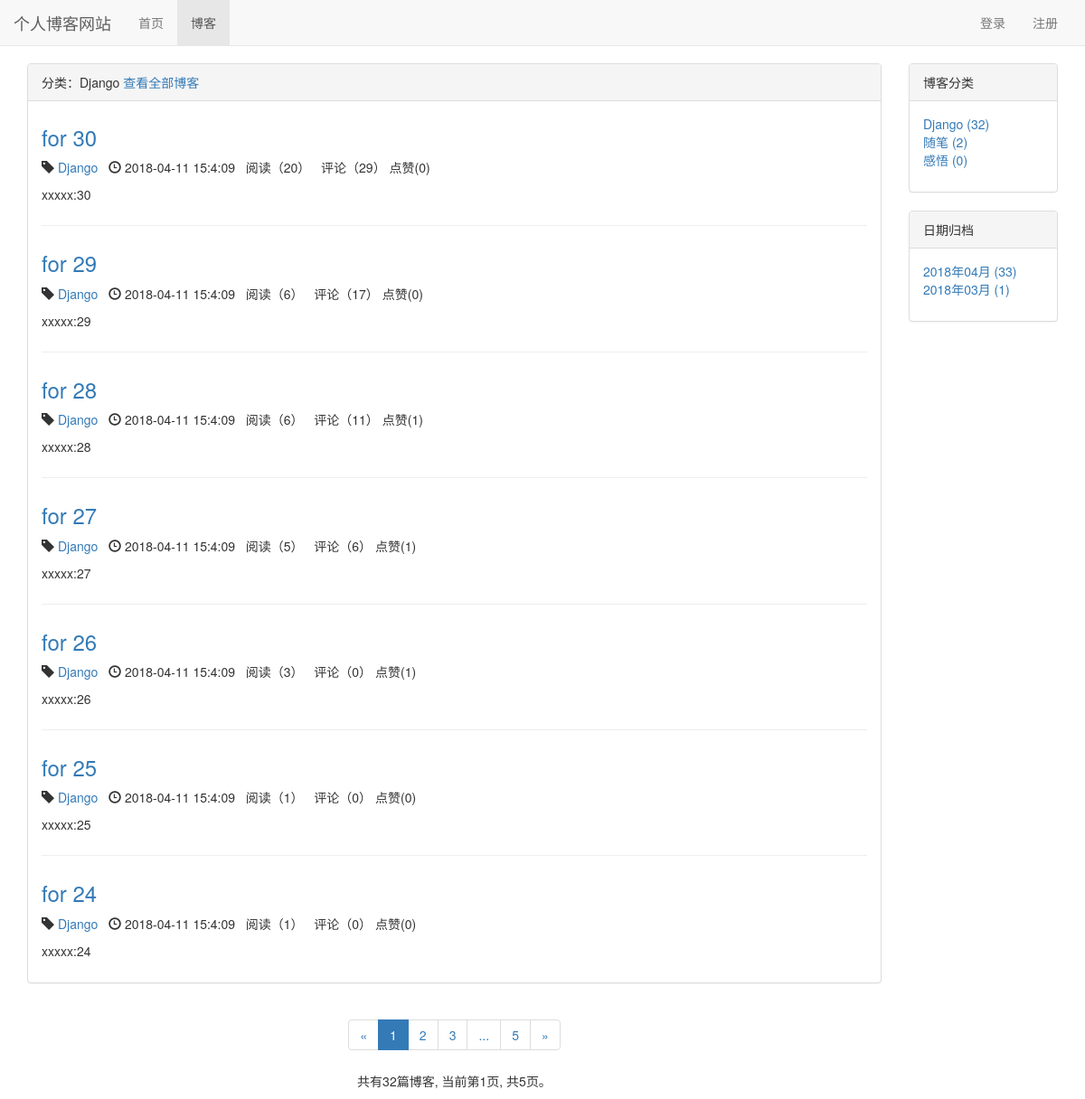
The page /blog/type/1 on the database its author committed.
### blog/models.py (models this page shows, shortened)
class BlogType(models.Model):
    type_name = models.CharField(max_length=15)
    def __str__(self):
        return self.type_name

class Blog(models.Model, ReadNumExpandMethod):
    title = models.CharField(max_length=50)
    blog_type = models.ForeignKey(BlogType, on_delete=models.CASCADE)
    content = RichTextUploadingField()
    author = models.ForeignKey(User, on_delete=models.CASCADE)
    read_details = GenericRelation(ReadDetail)
    created_time = models.DateTimeField(auto_now_add=True)
    last_updated_time = models.DateTimeField(auto_now=True)
    class Meta:
        ordering = ['-created_time']

### read_statistics/models.py (models this page shows)
class ReadNum(models.Model):
    read_num = models.IntegerField(default=0)
    content_type = models.ForeignKey(ContentType, on_delete=models.CASCADE)
    object_id = models.PositiveIntegerField()
    content_object = GenericForeignKey('content_type', 'object_id')

### likes/models.py (models this page shows)
class LikeCount(models.Model):
    content_type = models.ForeignKey(ContentType, on_delete=models.CASCADE)
    object_id = models.PositiveIntegerField()
    content_object = GenericForeignKey('content_type', 'object_id')
    liked_num = models.IntegerField(default=0)

### blog/views.py (the view)
# urls.py: path('type/<int:blog_type_pk>', views.blogs_with_type, name='blogs_with_type'),
def blogs_with_type(request, blog_type_pk):
    blog_type = get_object_or_404(BlogType, pk=blog_type_pk)
    blogs_all_list = Blog.objects.filter(blog_type=blog_type)
    context = get_blog_list_common_data(request, blogs_all_list)
    context['blog_type'] = blog_type
    return render(request, 'blog/blogs_with_type.html', context)

### comment/templatetags/comment_tags.py (called while the page is built)
@register.simple_tag
def get_comment_count(obj):
    content_type = ContentType.objects.get_for_model(obj)
    return Comment.objects.filter(content_type=content_type, object_id=obj.pk).count()

### likes/templatetags/likes_tags.py (called while the page is built)
@register.simple_tag
def get_like_count(obj):
    content_type = ContentType.objects.get_for_model(obj)
    like_count, created = LikeCount.objects.get_or_create(content_type=content_type, object_id=obj.pk)
    return like_count.liked_num

### read_statistics/models.py (called while the page is built)
    def get_read_num(self):
        try:
            ct = ContentType.objects.get_for_model(self)
            readnum = ReadNum.objects.get(content_type=ct, object_id=self.pk)
            return readnum.read_num
        except exceptions.ObjectDoesNotExist:
            return 0

### user/context_processors.py (called while the page is built)
def login_modal_form(request):
    return {'login_modal_form': LoginForm()}

### blog/templates/blog/blogs_with_type.html (shortened to what this page needs)
{% extends 'blog/blog_list.html' %}
{% block blog_list_title %}
    分类：{{ blog_type.type_name }}
    <a href="{% url 'blog_list' %}">查看全部博客</a>
{% endblock %}

### blog/templates/blog/blog_list.html (shortened to what this page needs)
{% extends 'base.html' %}
{% block nav_blog_active %}active{% endblock %}
{% load staticfiles %}
{% load comment_tags %}
{% load likes_tags %}
{% block header_plus %}
    <link rel="stylesheet" href="{% static 'blog/blog.css' %}">
{% endblock %}
{% block  content %}
    <div class="container">
        <div class="row">
            <div class="col-xs-12 col-sm-9 col-md-9 col-lg-10">
                <div class="panel panel-default">
                    <div class="panel-heading">{% block blog_list_title %}博客列表{% endblock %}</div>
                        <div class="panel-body">
                            {% for blog in blogs %}
                                <div class="blog">
                                    <h3><a href="{% url 'blog_detail' blog.pk %}">{{ blog.title }}</a></h3>
                                    <p class="blog-info">
                                            <span class="glyphicon glyphicon-tag" aria-hidden="true"></span>
                                            <a href="{% url 'blogs_with_type' blog.blog_type.pk %}">{{ blog.blog_type }}</a>&nbsp;&nbsp;
                                            <span class="glyphicon glyphicon-time" aria-hidden="true"></span>
                                            {{ blog.created_time|date:"Y-m-d H:n:s" }}&nbsp;&nbsp;
                                            阅读（{{ blog.get_read_num }}）&nbsp;&nbsp;
                                            评论（{% get_comment_count blog %}）
                                            点赞({% get_like_count blog %})
                                    </p>
                                        <p>{{ blog.content|striptags|truncatechars:120 }}</p>
                                </div>
                            {% empty %}
                                <div class="blog">
                                        <h3>-- 暂无博客，敬请期待 --</h3>
                                </div>
                            {% endfor %}
                        </div>
                </div>
                <div class="paginator">
                    <ul class="pagination">
                        <li>
                            {% if page_of_blogs.has_previous %}
                                <a href="?page={{ page_of_blogs.previous_page_number }}" aria-label="Previous">
                                    <span aria-hidden="true">&laquo;</span>
                                </a>
                            {% else %}
                                <span aria-hidden="true">&laquo;</span>
                            {% endif %}
                        </li>
                        {% for page_num in page_range %}
                            {% if page_num == page_of_blogs.number %}
                                <li class="active"><span>{{ page_num }}</span></li>
                            {% else %}
                                {% if page_num == '...' %}
                                    <li><span>{{ page_num }}</span></li>
                                {% else %}
                                    <li><a href="?page={{ page_num }}">{{ page_num }}</a></li>
                                {% endif %}
                            {% endif %}
                        {% endfor %}
                        <li>
                            {% if page_of_blogs.has_next %}
                                <a href="?page={{ page_of_blogs.next_page_number }}" aria-label="Next">
                                    <span aria-hidden="true">&raquo;</span>
                                </a>
                            {% else %}
                                <span aria-hidden="true">&raquo;</span>
                            {% endif %}
                        </li>
                    </ul>
                    <p>
                        共有{{ page_of_blogs.paginator.count }}篇博客,
                        当前第{{ page_of_blogs.number }}页,
                        共{{ page_of_blogs.paginator.num_pages }}页。
                    </p>
                </div>
            </div>
            <div class="hidden-xs col-sm-3 col-md-3 col-lg-2">
                <div class="panel panel-default">
                    <div class="panel-heading">博客分类</div>
                        <div class="panel-body">
                            <ul class="blog_types">
                                {% for blog_type in blog_types %}
                                    <li>
                                        <a href="{% url 'blogs_with_type' blog_type.pk %}">
                                            {{ blog_type.type_name }} ({{ blog_type.blog_count }})
                                        </a>
                                    </li>
                                {% empty %}
                                    <li>暂无分类</li>
                                {% endfor %}
                            </ul>
                        </div>
                </div>
                <div class="panel panel-default">
                    <div class="panel-heading">日期归档</div>
                    <div class="panel-body">
                        <ul>
                            {% for blog_date, blog_count in blog_dates.items %}
                                <li>
                                    <a href="{% url 'blogs_with_date' blog_date.year blog_date.month %}">
                                        {{ blog_date|date:"Y年m月" }} ({{ blog_count }})
                                    </a>
                                </li>
                            {% endfor %}
                        </ul>
                    </div>
                </div>
            </div>
        </div>
    </div>
{% endblock %}

### static/base.css (style rules this page uses)
* { margin: 0; padding: 0; }
body { margin-top: 70px!important; }
ul { list-style: none!important; }

### blog/static/blog/blog.css (style rules this page uses)
ul.blog_types { list-style-type: none; }
div.blog:not(:last-child) { margin-bottom: 2em; padding-bottom: 1em; border-bottom: 1px solid #eee; }
div.blog h3 { margin-top: 0.5em; }
div.paginator { text-align: center; }

### rows shown on the page
BlogType: type_name "Django", blog_count "32"
Blog: title "for 30", blog_type "Django", created_time "2018-04-11 15:4:09", get_read_num "20", id "29", id.liked_num "0", content "xxxxx:30"
Blog: title "for 29", blog_type "Django", created_time "2018-04-11 15:4:09", get_read_num "6", id "17", id.liked_num "0", content "xxxxx:29"
Blog: title "for 28", blog_type "Django", created_time "2018-04-11 15:4:09", get_read_num "6", id "11", id.liked_num "1", content "xxxxx:28"
Blog: title "for 27", blog_type "Django", created_time "2018-04-11 15:4:09", get_read_num "5", id "6", id.liked_num "1", content "xxxxx:27"
Blog: title "for 26", blog_type "Django", created_time "2018-04-11 15:4:09", get_read_num "3", id "0", id.liked_num "1", content "xxxxx:26"
Blog: title "for 25", blog_type "Django", created_time "2018-04-11 15:4:09", get_read_num "1", id "0", id.liked_num "0", content "xxxxx:25"
Blog: title "for 24", blog_type "Django", created_time "2018-04-11 15:4:09", get_read_num "1", id "0", id.liked_num "0", content "xxxxx:24"
BlogType: type_name "随笔", blog_count "2"
BlogType: type_name "感悟", blog_count "0"

### other values the page prints
{{ page_num }} "1"
{{ page_num }} "2" "3" "5"
{{ page_num }} "..."
{{ page_of_blogs.paginator.count }} "32"
{{ page_of_blogs.number }} "1"
{{ page_of_blogs.paginator.num_pages }} "5"
{{ blog_date|date:"Y年m月" }} "2018年04月" "2018年03月"
{{ blog_count }} "33" "1"
